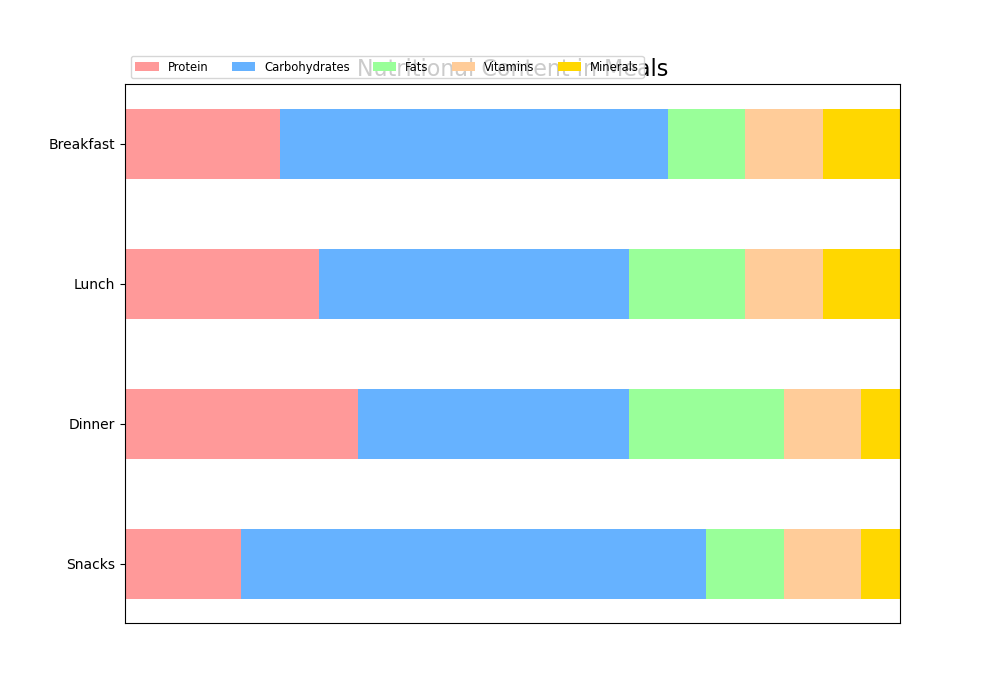

Python code for this plot:

import matplotlib.pyplot as plt
import numpy as np

categories = ['Breakfast', 'Lunch', 'Dinner', 'Snacks']
protein = [20, 25, 30, 15]
carbohydrates = [50, 40, 35, 60]
fats = [10, 15, 20, 10]
vitamins = [10, 10, 10, 10]
minerals = [10, 10, 5, 5]

data = np.array([protein, carbohydrates, fats, vitamins, minerals])
data_cum = data.cumsum(axis=0)

category_colors = ['#FF9999', '#66B2FF', '#99FF99', '#FFCC99', '#FFD700']

fig, ax = plt.subplots(figsize=(10, 7))
category_names = ['Protein', 'Carbohydrates', 'Fats', 'Vitamins', 'Minerals']

ax.invert_yaxis()
ax.xaxis.set_visible(False)
ax.set_xlim(0, np.sum(data, axis=0).max())

for i, (colname, color) in enumerate(zip(category_names, category_colors)):
    widths = data[i]
    starts = data_cum[i] - widths
    ax.barh(categories, widths, left=starts, height=0.5, label=colname, color=color)

ax.legend(ncol=len(category_names), bbox_to_anchor=(0, 1), loc='lower left', fontsize='small')

plt.title('Nutritional Content in Meals', fontsize=16)
plt.show()
